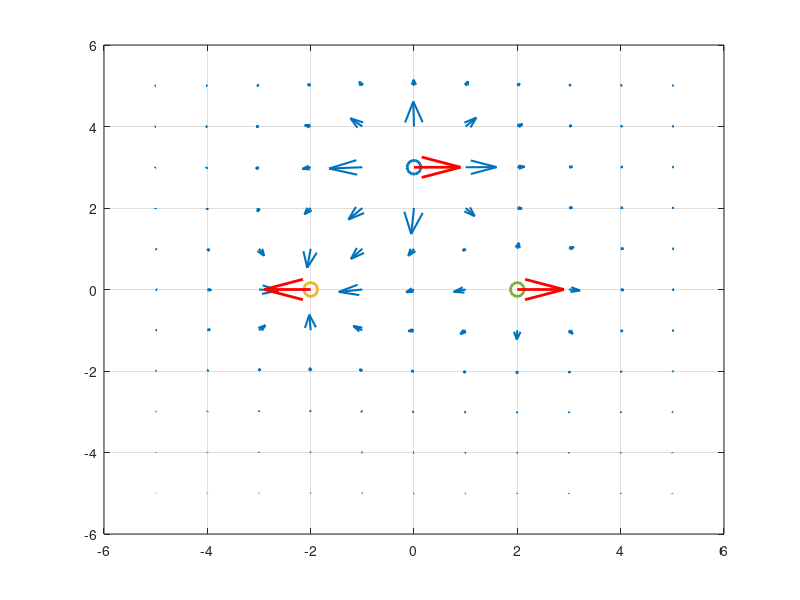

Write MATLAB code to recreate this figure.
% Constants
k = 9e9; % Coulomb's constant
arrow_scale = 0.5; % scale factor for arrow length (adjust as needed)
arrow_width = 2; % width of the arrow (adjust as needed)

% Create a grid of points
[x, y] = meshgrid(-5:5);

% Add charges
num_charges = 3; % number of charges
q = [1e-9, -2e-9, 3e-9]; % charge values in Coulombs
xq = [2, -2, 0]; % x-coordinates of charges
yq = [0, 0, 3]; % y-coordinates of charges

% Initialize the electric field components
Ex = zeros(size(x));
Ey = zeros(size(y));

% Calculate the electric field at each point on the grid due to each charge
for i = 1:num_charges
    r = sqrt((x-xq(i)).^2 + (y-yq(i)).^2); % distance from charge i
    Ex = Ex + k*q(i)*(x-xq(i))./r.^3; % x-component of electric field due to charge i
    Ey = Ey + k*q(i)*(y-yq(i))./r.^3; % y-component of electric field due to charge i
end

% Plot the electric field as vectors
quiver(x, y, Ex, Ey, arrow_scale, 'LineWidth', 1.5, 'MaxHeadSize', 0.5) % plot the vectors without scaling and with longer arrows
hold on

% Plot each charge as a circle and draw arrows pointing to or away from each charge
for i = 1:num_charges
    % plot each charge as a circle
    plot(xq(i), yq(i), 'o', 'MarkerSize', 10, 'LineWidth', 2)
    
    % calculate the direction of the arrow based on the sign of the charge
    if q(i) > 0
        dir = [1 0]; % arrow points to the right for positive charges
    else
        dir = [-1 0]; % arrow points to the left for negative charges
    end
    
    % calculate the start and end points of the arrow
    arrow_start = [xq(i), yq(i)];
    arrow_end = arrow_start + dir * arrow_scale * 2; % multiply by 2 to make the arrows longer
    
    % plot the arrow
    quiver(arrow_start(1), arrow_start(2), arrow_end(1)-arrow_start(1), arrow_end(2)-arrow_start(2), ...
        'LineWidth', arrow_width, 'MaxHeadSize', 0.5, 'Color', 'r');
end

% Set the axis limits and show the grid
xlim([-6 6])
ylim([-6 6])
grid on


